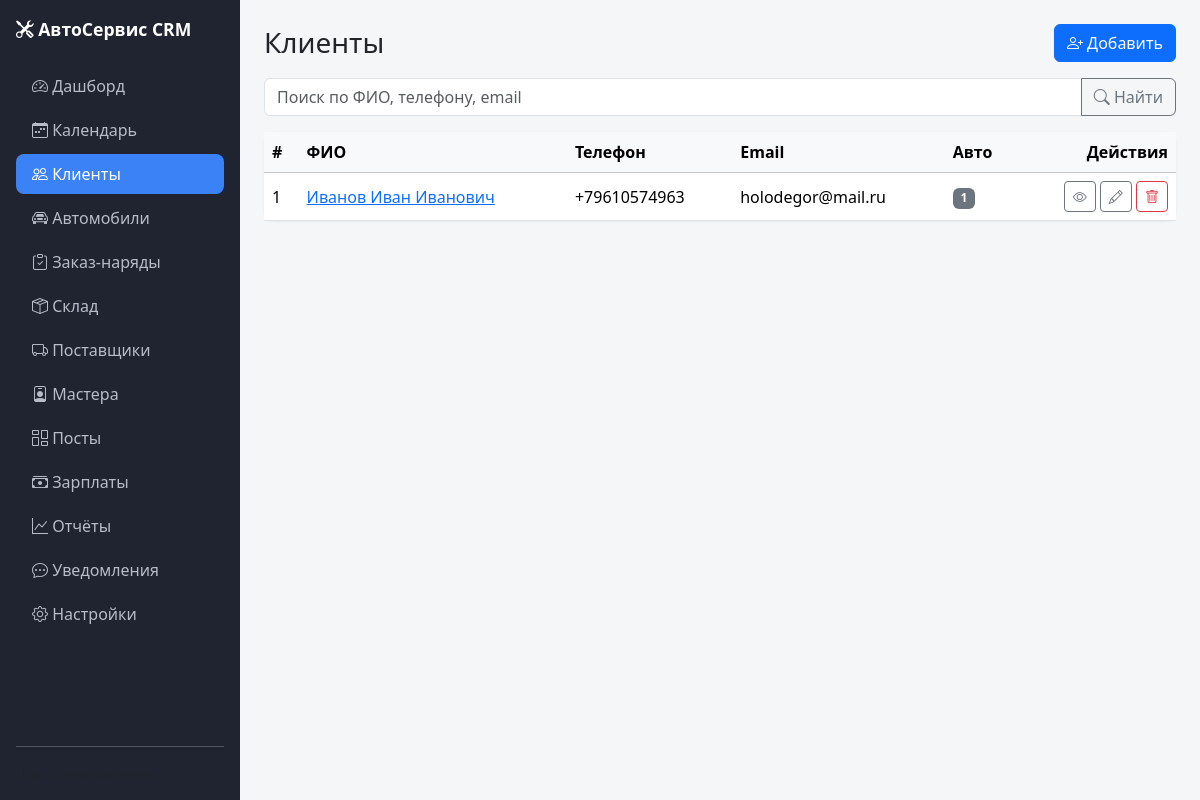
The app's page /clients with its own data.
### models.py (models this page shows, shortened)
class Client(db.Model):
    __tablename__ = "clients"
    id = db.Column(db.Integer, primary_key=True)
    full_name = db.Column(db.String(200), nullable=False)
    phone = db.Column(db.String(30), nullable=False, unique=True, index=True)
    email = db.Column(db.String(120))
    comment = db.Column(db.Text)
    created_at = db.Column(db.DateTime, default=lambda: datetime.now(timezone.utc))
    cars = db.relationship("Car", backref="client", cascade="all, delete-orphan", lazy=True, order_by="Car.id.desc()")
    orders = db.relationship("Order", backref="client", lazy=True)

### app.py (the view, shortened to what this page needs)
@app.route("/clients")
def clients_list():
    q = request.args.get("q", "").strip()
    query = Client.query
    clients = query.order_by(Client.full_name).all()
    return render_template("clients/list.html", clients=clients, q=q)

### app.py (called while the page is built)
@app.context_processor
def inject_globals():
    return {
        "ORDER_STATUSES": ORDER_STATUSES,
        "MOVEMENT_TYPES": MOVEMENT_TYPES,
        "MOVEMENT_COLORS": MOVEMENT_COLORS,
        "APPOINTMENT_STATUSES": APPOINTMENT_STATUSES,
        "APPOINTMENT_COLORS": APPOINTMENT_COLORS,
        "STATUS_COLORS": {
            "new": "secondary",
            "in_progress": "primary",
            "waiting_parts": "warning",
            "done": "info",
            "closed": "success",
            "canceled": "danger",
        },
    }

### templates/clients/list.html (shortened to what this page needs)
{% extends "base.html" %}
{% block content %}
<div class="d-flex justify-content-between align-items-center mb-3">
    <h1 class="h3 mb-0">Клиенты</h1>
    <a href="{{ url_for('client_new') }}" class="btn btn-primary">
        <i class="bi bi-person-plus"></i> Добавить
    </a>
</div>
<form method="get" class="mb-3">
    <div class="input-group">
        <input type="text" name="q" value="{{ q }}" class="form-control"
               placeholder="Поиск по ФИО, телефону, email">
        <button class="btn btn-outline-secondary" type="submit">
            <i class="bi bi-search"></i> Найти
        </button>
    </div>
</form>
<div class="card stat-card">
    <div class="table-responsive">
        <table class="table table-hover mb-0 align-middle">
            <thead class="table-light">
            <tr>
                <th>#</th>
                <th>ФИО</th>
                <th>Телефон</th>
                <th>Email</th>
                <th>Авто</th>
                <th class="text-end">Действия</th>
            </tr>
            </thead>
            <tbody>
            {% for client in clients %}
                <tr>
                    <td>{{ client.id }}</td>
                    <td>
                        <a href="{{ url_for('client_detail', client_id=client.id) }}">
                            {{ client.full_name }}
                        </a>
                    </td>
                    <td>{{ client.phone }}</td>
                    <td>{{ client.email or "—" }}</td>
                    <td><span class="badge bg-secondary">{{ client.cars|length }}</span></td>
                    <td class="text-end">
                        <a href="{{ url_for('client_detail', client_id=client.id) }}"
                           class="btn btn-sm btn-outline-secondary">
                            <i class="bi bi-eye"></i>
                        </a>
                        <a href="{{ url_for('client_edit', client_id=client.id) }}"
                           class="btn btn-sm btn-outline-secondary">
                            <i class="bi bi-pencil"></i>
                        </a>
                        <form method="post" class="d-inline"
                              action="{{ url_for('client_delete', client_id=client.id) }}"
                              onsubmit="return confirm('Удалить клиента и все его автомобили?');">
                            <button class="btn btn-sm btn-outline-danger">
                                <i class="bi bi-trash"></i>
                            </button>
                        </form>
                    </td>
                </tr>
            {% else %}
                <tr>
                    <td colspan="6" class="text-center text-muted py-4">
                        {% if q %}Ничего не найдено по запросу «{{ q }}».{% else %}Клиентов пока нет.{% endif %}
                    </td>
                </tr>
            {% endfor %}
            </tbody>
        </table>
    </div>
</div>
{% endblock %}

### static/css/style.css (style rules this page uses)
body { background: #f5f6f8; font-family: system-ui, -apple-system, "Segoe UI", Roboto, sans-serif; }
.stat-card { border: none; border-radius: .75rem; box-shadow: 0 1px 3px rgba(0, 0, 0, .06); }

### records on screen
Client: id "1", full_name "Иванов Иван Иванович", phone "+79610574963", email "holodegor@mail.ru", cars|length "1"
